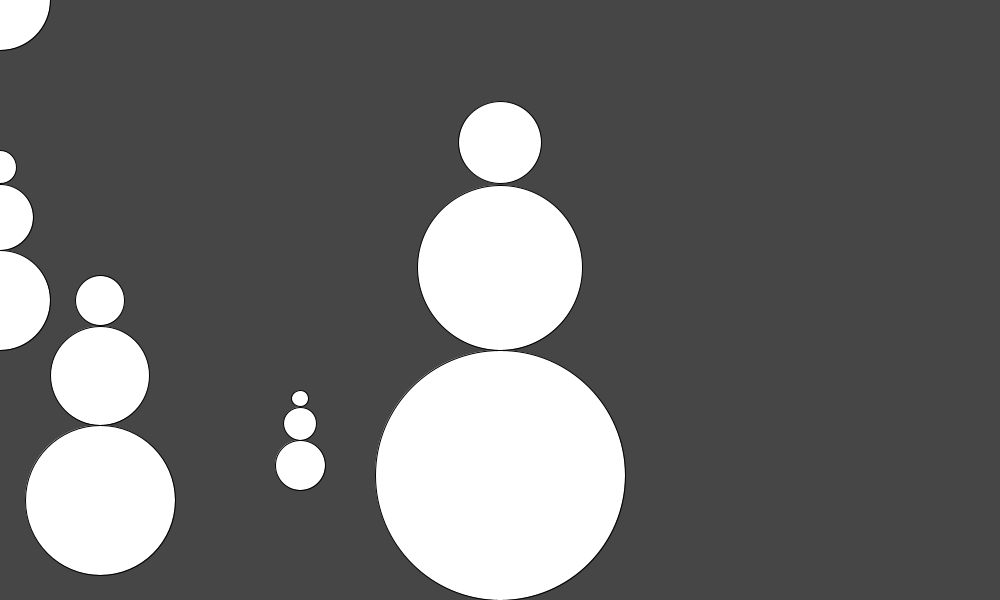
Frame 1 (no input)
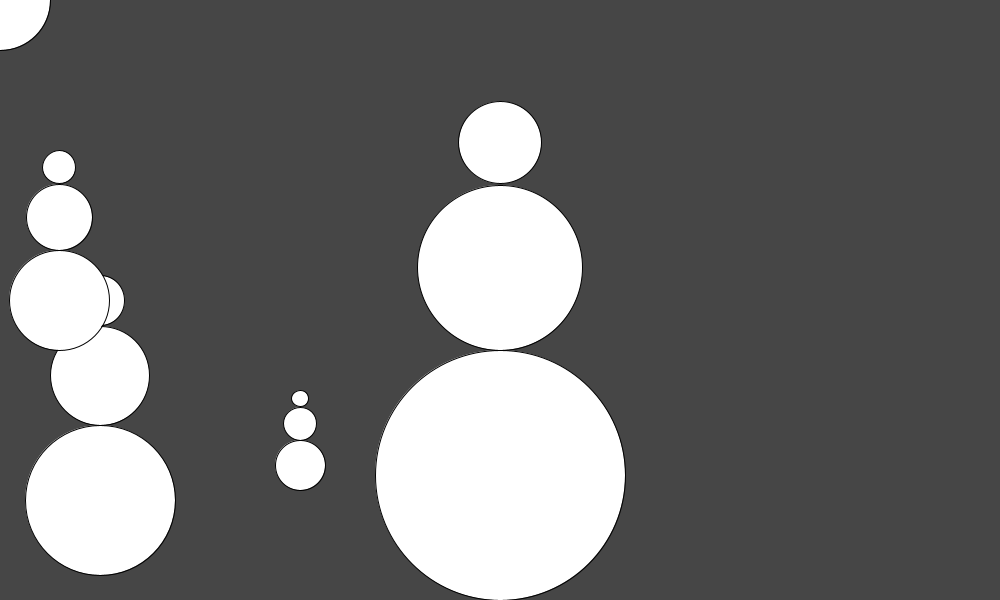
Frame 60 (the mouse pressed at the canvas centre just before this capture)
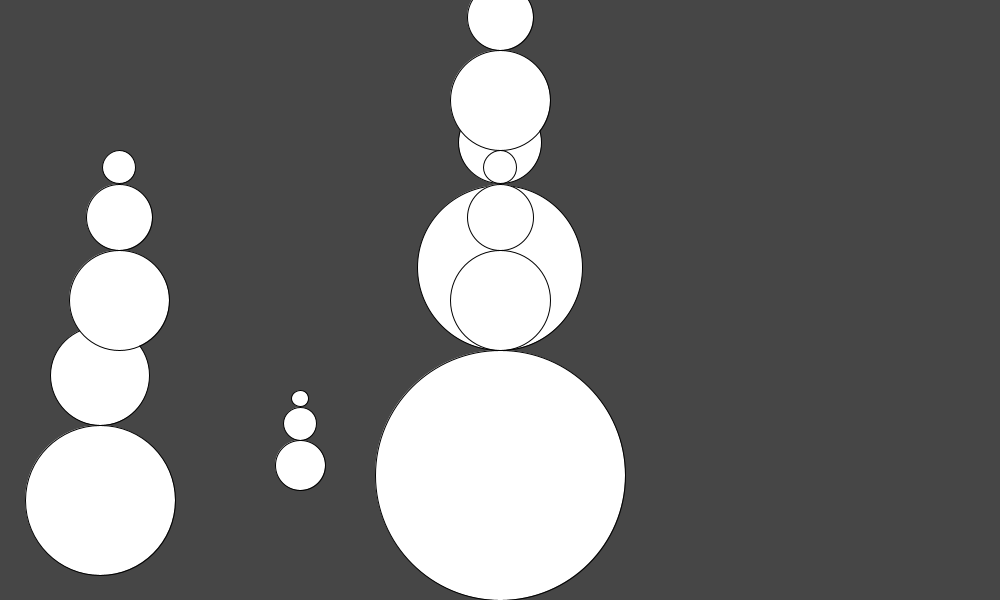
Frame 120 (the mouse held since frame 60 and released just before this capture)

The Processing sketch that drew these frames (run headless with seeded random() and noise(); from frame 60 on, the mouse is pressed at the canvas centre):

// Processing sketch: sketch_251001b
// ── sketch_251001b.pde
//Henry Wrede Black, Joey Burvis

int x;

void setup(){
  size(1000, 600);
  x = 0;
}

void draw(){
  background(70);
  snowman(width/2, height-125, 250);
  snowman(width-700, height-135, 50);
  snowman(width-900, height-100, 150);
  snowman(mouseX, mouseY, 100);
  snowman(mouseX, mouseY-200, 100);
  snowman(x, height/2, 100);
  
  x+=1;
}

//draws a snowman at position int x, int y
void snowman(float x, float y, float diam){
  ellipseMode(CENTER);
  
  float d1 = diam;
  float d2 = diam*0.66;
  float d3 = diam*0.33;
  
  fill(255); //white
  ellipse(x, y, d1, d1);
  ellipse(x, y-(d1/2+d2/2), d2, d2);
  ellipse(x, y-(d1/2+d2/2+d1/2), d3, d3);
}
